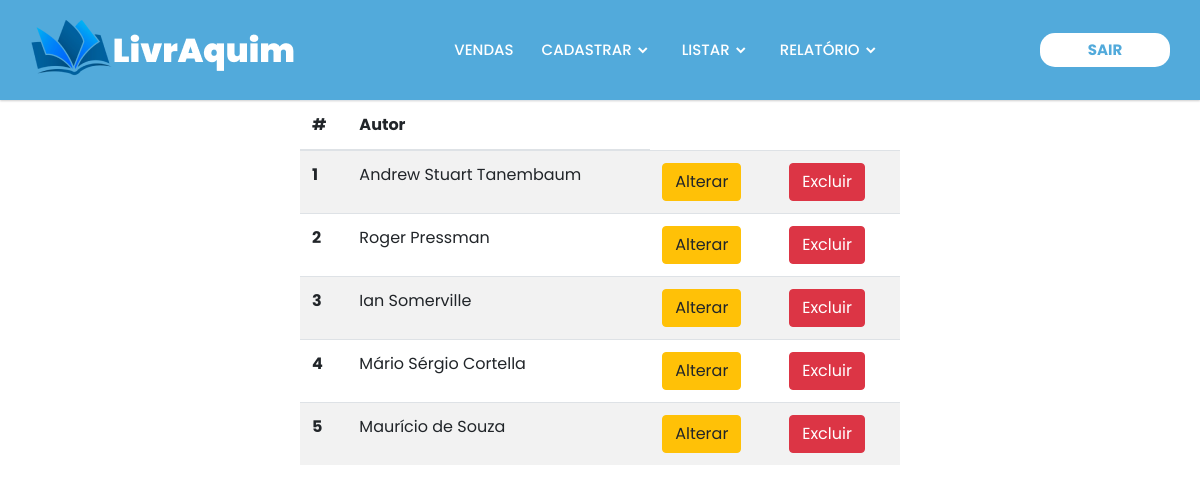
The app's page /view/listar_autor.php (signed in) with its own data.
### tables this page shows
CREATE TABLE autor(
id_autor INTEGER NOT NULL PRIMARY KEY AUTO_INCREMENT,
nome VARCHAR(255));

### banco/Banco.php (called while the page is built, shortened)
<?php
class Banco extends PDO{
    public $conex;
    public function __construct(){
        $this->conex = new PDO('mysql:host=localhost;dbname=livraria',"root","");
    }
    public function consultar($sql){
		$resultado=$this->conex->query($sql);
		$num_linhas=$resultado->rowCount();
		if($num_linhas==1){
			return $resultado->fetch(PDO::FETCH_ASSOC);
		}
        elseif($num_linhas>1){
			return $resultado;
		}
		else{
			return false;
		}
	}
}
?>

### controle/autor.php (called while the page is built, shortened)
<?php
require_once ("../banco/Banco.php");
require_once ("classes/Autor.php");
function listar(){
    $autor = new Autor();
    $autor->listarAutor();
}
?>

### controle/classes/Autor.php (the view, shortened to what this page needs)
<?php
  require_once('../banco/Banco.php');
  class Autor{
    public $banco;
    public function __construct(){
      $this->banco = new Banco();
    }
    public function listarAutor(){
      $sql = "select*from autor";
      $resultado = $this->banco->consultar($sql);
      while($linha = $resultado->fetch(PDO::FETCH_ASSOC)){
        echo "<tr>
                <th scope='row'>$linha[id_autor]</th>
                <td>$linha[nome]</td>
                <td><a href='../controle/autor.php?id_autor=$linha[id_autor]&op=a'><button class='btn btn-warning'>Alterar</button></a></td>
                <td><a href='../controle/autor.php?id_autor=$linha[id_autor]&op=d'><button class='btn btn-danger'>Excluir</button></a></td>
              </tr>";
      }
    }
  }
?>

### css/cabecalho.css (style rules this page uses)
* { margin: 0; padding: 0; box-sizing: border-box; font-family: 'Poppins', sans-serif; }

### records on screen
autor: id_autor "1", nome "Andrew Stuart Tanembaum"
autor: id_autor "2", nome "Roger Pressman"
autor: id_autor "3", nome "Ian Somerville"
autor: id_autor "4", nome "Mário Sérgio Cortella"
autor: id_autor "5", nome "Maurício de Souza"
